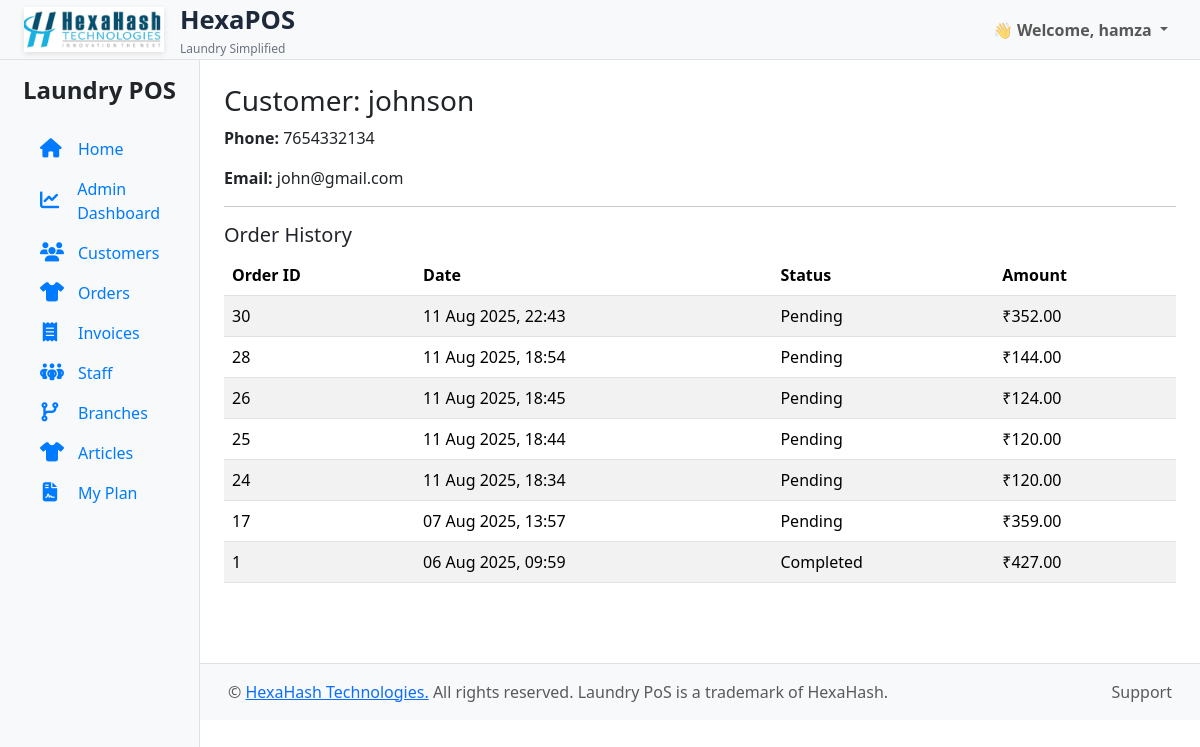
The app's page /customers/1/ (signed in) with its own data.
### accounts/models.py (models this page shows, shortened)
class CustomUser(AbstractUser):
    is_superadmin = models.BooleanField(default=False)
    is_org_admin = models.BooleanField(default=False)
    organization = models.ForeignKey('laundry.Organization', null=True, blank=True, on_delete=models.CASCADE)

### laundry/models.py (models this page shows, shortened)
class Customer(models.Model):
    organization = models.ForeignKey('Organization', on_delete=models.CASCADE, null=True, blank=True)
    name = models.CharField(max_length=100)
    phone = models.CharField(max_length=10)
    email = models.EmailField(blank=True)
    branch = models.ForeignKey('Branch', on_delete=models.CASCADE, null=True, blank=True, related_name='customers')
    branch_customer_number = models.PositiveIntegerField(null=True, blank=True, editable=False)

class Order(models.Model):
    STATUS_CHOICES = [
        ('Pending', 'Pending'),
        ('Completed', 'Completed'),
    ]
    PAYMENT_METHOD_CHOICES = [
        ('Cash', 'Cash'),
        ('UPI', 'UPI'),
        ('Online', 'Online'),
        ('Card', 'Card'),
    ]
    organization = models.ForeignKey('Organization', on_delete=models.CASCADE, null=True, blank=True)
    customer = models.ForeignKey(Customer, on_delete=models.CASCADE)
    branch = models.ForeignKey('Branch', on_delete=models.CASCADE, null=True, blank=True)
    weight_kg = models.FloatField()
    services_items = models.TextField(
        blank=True,
        help_text="Use format: Service: Item Description × Quantity\nExample:\nIroning: Shirt (With Wash) × 2"
    )
    total_amount = models.DecimalField(max_digits=10, decimal_places=2)
    payment_method = models.CharField(max_length=10, choices=PAYMENT_METHOD_CHOICES, default='Cash')
    status = models.CharField(max_length=10, choices=STATUS_CHOICES, default='Pending')
    is_paid = models.BooleanField(default=False)
    created_at = models.DateTimeField(auto_now_add=True)
    branch_order_number = models.PositiveIntegerField(null=True, blank=True, editable=False)
    class Meta:
        ordering = ['-created_at']

### laundry/views.py (the view)
# urls.py: path('customers/<int:customer_id>/', views.customer_detail, name='customer_detail'),
@login_required
def customer_detail(request, customer_id):
    customer = get_object_or_404(Customer, id=customer_id)
    orders = Order.objects.filter(customer=customer, organization=request.user.organization).order_by('-created_at')
    return render(request, 'customers/detail.html', {
        'customer': customer,
        'orders': orders
    })

### laundry/context_processors.py (called while the page is built)
def all_organizations(request):
    return {
        'all_organizations': Organization.objects.all().order_by("name")
    }

def org_context(request):
    if request.user.is_authenticated and hasattr(request.user, 'organization'):
        return {
            'organization': request.user.organization
        }
    return {}

### templates/customers/detail.html
{% extends 'laundry/base.html' %}
{% block content %}
<div class="container mt-4">
  <h3>Customer: {{ customer.name }}</h3>
  <p><strong>Phone:</strong> {{ customer.phone }}</p>
  <p><strong>Email:</strong> {{ customer.email }}</p>
  <hr>
  <h5>Order History</h5>
  {% if orders %}
    <table class="table table-striped">
      <thead>
        <tr>
          <th>Order ID</th>
          <th>Date</th>
          <th>Status</th>
          <th>Amount</th>
        </tr>
      </thead>
      <tbody>
        {% for order in orders %}
          <tr>
            <td>{{ order.id }}</td>
            <td>{{ order.created_at|date:"d M Y, H:i" }}</td>
            <td>{{ order.status }}</td>
            <td>₹{{ order.total_amount }}</td>
          </tr>
        {% endfor %}
      </tbody>
    </table>
  {% else %}
    <p>No orders found for this customer.</p>
  {% endif %}
</div>
{% endblock %}

### templates/laundry/base.html (shortened to what this page needs)
<!DOCTYPE html>
{% load static %}
<html lang="en">
<head>
<link href="https://cdn.jsdelivr.net/npm/bootstrap@5.3.0/dist/css/bootstrap.min.css" rel="stylesheet">
<link href="https://cdnjs.cloudflare.com/ajax/libs/font-awesome/6.4.0/css/all.min.css" rel="stylesheet">
  <link rel="stylesheet" href="{% static 'css/bootstrap.min.css' %}">
  <link rel="stylesheet" href="{% static 'css/fontawesome.min.css' %}">
  <link rel="stylesheet" href="{% static 'css/all.min.css' %}">
  <link rel="stylesheet" href="{% static 'css/style.css' %}">
</head>
<body>
  <nav class="navbar navbar-expand-lg navbar-light bg-light px-4 d-none d-md-flex justify-content-between">
 <a class="navbar-brand d-flex align-items-center gap-3" href="https://hexahash.com/" target="_blank">
  <img src="{% static 'images/img.png' %}" alt="Logo"
       style="height: 45px; width: 140px; object-fit: cover; box-shadow: 0 2px 6px rgba(0,0,0,0.1);">
  <div class="d-flex flex-column">
    <span style="font-weight: 700; font-size: 1.6rem; color: #1e293b;">HexaPOS</span>
    <small style="font-size: 0.75rem; color: #6b7280;">Laundry Simplified</small>
  </div>
</a>
    {% if request.user.is_authenticated %}
    <ul class="navbar-nav">
      <li class="nav-item dropdown">
        <a class="nav-link dropdown-toggle fw-semibold" href="#" role="button" data-bs-toggle="dropdown">
          👋 Welcome, {{ request.user.username }}
        </a>
      </li>
    </ul>
    {% endif %}
  </nav>
  <div class="container-fluid">
    <div class="row">
      <nav id="sidebarMenu" class="col-md-2 d-md-block bg-light sidebar collapse show">
        <div class="position-sticky pt-3">
          <h4 class="text-center fw-bold d-none d-md-block mb-4">Laundry POS</h4>
          <ul class="nav flex-column px-3">
            <li class="nav-item">
              <a class="nav-link active" href="{% url 'home' %}">
                <i class="fas fa-home me-2"></i>Home
              </a>
            </li>
{% if request.user.is_authenticated %}
  <li class="nav-item">
    <a class="nav-link active" href="{% url 'dashboard' %}">
      <i class="fas fa-chart-line me-2"></i>
      {% if request.user.is_superuser %}
        SuperAdmin Dashboard
      {% elif request.user.is_org_admin %}
        Admin Dashboard
      {% else %}
        My Branch Dashboard
      {% endif %}
    </a>
  </li>
{% endif %}
            <li class="nav-item">
              <a class="nav-link" href="{% url 'customers' %}">
                <i class="fas fa-users me-2"></i>Customers
              </a>
            </li>
            <li class="nav-item">
              <a class="nav-link" href="{% url 'order_list' %}">
                <i class="fas fa-tshirt me-2"></i>Orders
              </a>
            </li>
            <li class="nav-item">
              <a class="nav-link" href="{% url 'invoice_list' %}">
                <i class="fas fa-receipt me-2"></i>Invoices
              </a>
            </li>
            {% if not request.user.staff %}
            <li class="nav-item">
              <a class="nav-link" href="{% url 'staff_list' %}">
                <i class="fa-solid fa-people-group me-2"></i>Staff
              </a>
            </li>
            {% endif %}
        {% if not request.user.staff %}
        <li class="nav-item">
          <a class="nav-link" href="{% url 'branch_list' %}">
            <i class="fas fa-code-branch me-2"></i>Branches
          </a>
        </li>
        {% endif %}
           {% if not request.user.staff %}
         <li class="nav-item">
            <a class="nav-link" href="{% url 'article_list' %}">
              <i class="fa-solid fa-shirt me-2" ></i>Articles
            </a>
          </li>
    <li class="nav-item">
            <a class="nav-link" href="{% url 'org_my_plan' %}">
             <i class="fa-solid fa-file-contract me-2"></i>My Plan
            </a>
          </li>
            {% endif %}
              </ul>
        </div>
      </nav>
      <main class="col-md-10 ms-sm-auto">
  {% block content %}{% endblock %}
</main>
    </div>
  </div>
<footer class="text-muted py-3 mt-5 border-top bg-light" style="margin-left: 200px;">
  <div class="container-fluid">
    <div class="d-flex justify-content-between align-items-center px-3">
      <p class="mb-0">
        &copy; {{ current_year }}
        <a href="https://hexahash.com/">HexaHash Technologies.</a>
        All rights reserved. Laundry PoS is a trademark of HexaHash.
      </p>
      <span>Support</span>
    </div>
  </div>
</footer>
</body>
</html>

### static/css/style.css (style rules this page uses)
.sidebar .nav-link { display: flex; align-items: center; gap: 10px; font-size: 1rem; color: #007bff; padding: 8px 12px; transition: 0.2s; }
.sidebar .nav-link i { font-size: 1.2rem; width: 20px; text-align: center; }
.navbar.d-md-flex { position: fixed; top: 0; left: 0; right: 0; height: 60px; z-index: 1040; background-color: #fff; border-bottom: 1px solid #dee2e6; }
.sidebar { position: fixed; top: 60px; left: 0; width: 200px; height: calc(100vh - 60px); overflow-y: auto; background-color: #f8f9fa; z-index: 1030; border-right: 1px solid #dee2e6; }
main { margin-left: 200px; margin-top: 60px; padding: 1rem 2rem; }
main { padding-top: 60px; }

### records on screen
CustomUser: user.username "hamza"
Customer: name "johnson", phone "7654332134", email "john@gmail.com"
Order: id "30", created_at "11 Aug 2025, 22:43", status "Pending", total_amount "352.00"
Order: id "28", created_at "11 Aug 2025, 18:54", status "Pending", total_amount "144.00"
Order: id "26", created_at "11 Aug 2025, 18:45", status "Pending", total_amount "124.00"
Order: id "25", created_at "11 Aug 2025, 18:44", status "Pending", total_amount "120.00"
Order: id "24", created_at "11 Aug 2025, 18:34", status "Pending", total_amount "120.00"
Order: id "17", created_at "07 Aug 2025, 13:57", status "Pending", total_amount "359.00"
Order: id "1", created_at "06 Aug 2025, 09:59", status "Completed", total_amount "427.00"
